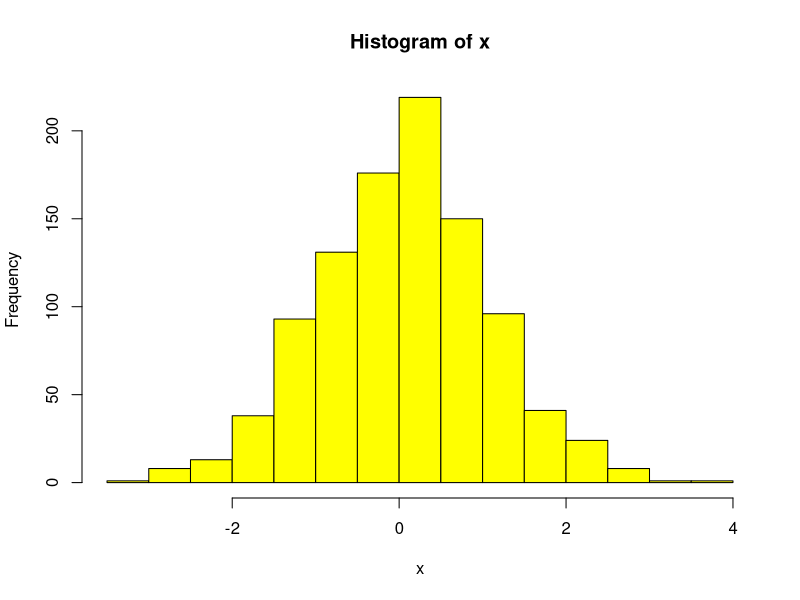

Here is the R script that generated this plot:
## ---- chunk 1
x <- rnorm(1000, 0, 1) 
## ---- chunk 2
hist(x, col = "yellow")
